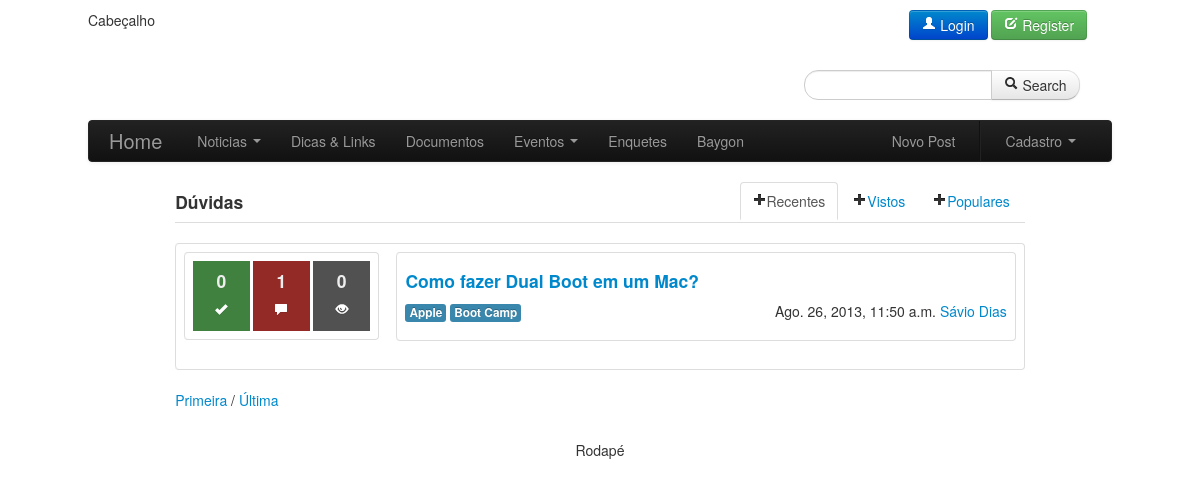
Page /baygon/ on the earlier database version.
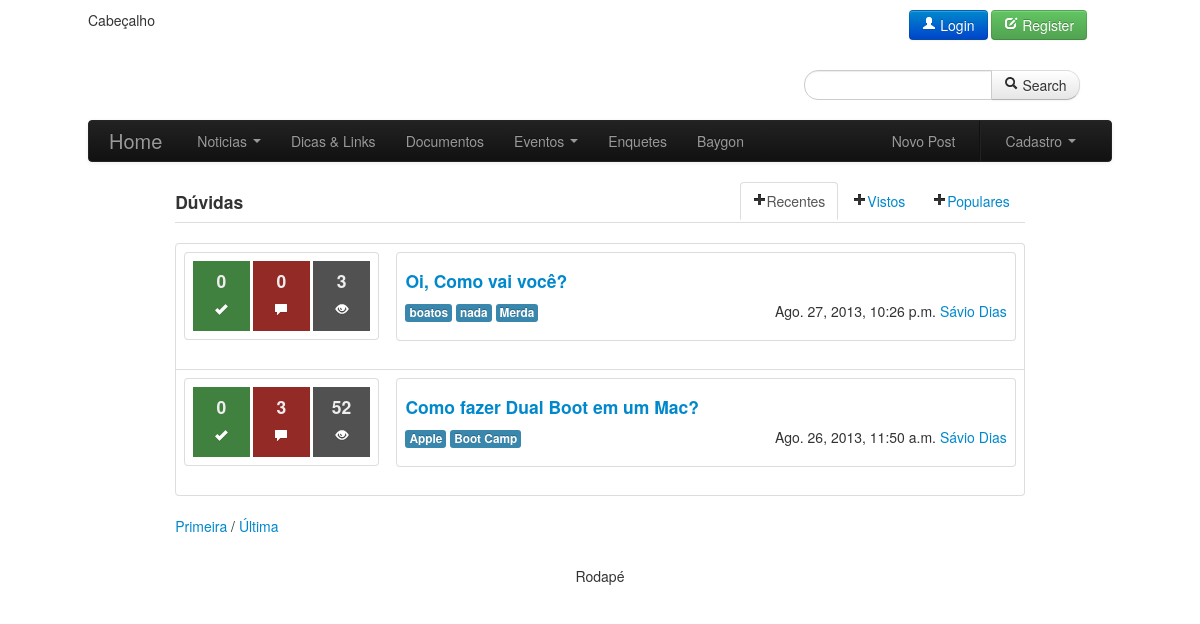
Same page on the later database version.
### baygon/models.py (models this page shows, shortened)
class Doubt(models.Model):
    asking = models.CharField(max_length=255, verbose_name=u'Pergunta/Dúvida')
    datepost = models.DateTimeField(auto_now_add=True)
    explanation = models.TextField(verbose_name=u'Explicação')
    code = models.TextField(null=True, default=None, blank=True, verbose_name=u'Código-Fonte')
    view = models.PositiveIntegerField(default=0, verbose_name=u'Visualizações')
    language = models.ForeignKey('Language', null=True, default=None, blank=True, verbose_name='Linguagem')
    keywords = models.ManyToManyField(Keyword, verbose_name='Palavras-Chave')
    academic = models.ForeignKey(Academic, verbose_name=u'Acadêmico')
    def get_answers(self):
        return Answer.objects.filter(doubt=self)
    def get_popularity(self):
        return Popularity.objects.filter(doubt=self)
    class Meta:
        verbose_name = 'Pergunta/Dúvida'
        verbose_name_plural = 'Perguntas/Dúvidas'

### content/models.py (models this page shows, shortened)
class Keyword(models.Model):
    name = models.CharField(max_length=45, verbose_name='Nome')
    class Meta:
        verbose_name = 'Palavra-chave'

class Academic(models.Model):
    enrollment = models.IntegerField(verbose_name=u'Matrícula')
    role = models.CharField(max_length=45, verbose_name=u'Função')
    picture = models.OneToOneField('Document', verbose_name=u'Imagem')
    user = models.OneToOneField(User, verbose_name=u'Usuário')
    def __unicode__(self):
        return '%s %s' % (self.user.first_name, self.user.last_name)
    class Meta:
        verbose_name = u'Acadêmico'

### baygon/views.py (the view)
def listDoubts(request):
    doubt_list = Doubt.objects.all().order_by('-datepost')
    most_viewed = Doubt.objects.all().order_by('-view')[:10]
    most_popular = Doubt.objects.all().order_by('-popularity')[:10]
    doubtsPaginator = Paginator(doubt_list, 10)
    page = request.GET.get('page')
    try:
        doubts = doubtsPaginator.page(page)
    except PageNotAnInteger:
        doubts = doubtsPaginator.page(1)
    except EmptyPage:
        doubts = doubtsPaginator.page(doubtsPaginator.num_pages)
    return render_to_response('baygon/doubts.html', {'doubts': doubts, 'most_viewed': most_viewed,
                              'most_popular': most_popular}, context_instance=RequestContext(request))

### baygon/templates/baygon/doubts.html (shortened to what the changed rows need)
{% extends "content/base.html" %}
{% block content %}
    <div class="row-fluid">
        <div class="span10 offset1">
            <div class="tab-content">
                <div class="tab-pane active" id="recent">
                    {% if doubts %}
                        <table class="table table-bordered" style="margin: 0px 0px 0px 0px;">
                            {% for doubt in doubts %}
                                <tr>
                                    <td>
                                        <div class="row-fluid">
                                            <div class="span3">
                                                <table class="table table-bordered">
                                                    <tr><td>
                                                        <div class="row-fluid">
                                                            <div class="span4" style="background-color: #408140; color: #eeeeee">
                                                                <h4 class="text-center">{{ doubt.get_popularity|length }}</h4>
                                                                <p class="text-center"><i class="icon-ok icon-white"></i></p>
                                                            </div>
                                                            <div class="span4" style="background-color: #942a25; color: #eeeeee">
                                                                <h4 class="text-center">{{ doubt.get_answers|length }}</h4>
                                                                <p class="text-center"><i class="icon-comment icon-white"></i></p>
                                                            </div>
                                                            <div class="span4" style="background-color: #515151; color: #eeeeee">
                                                                <h4 class="text-center">{{ doubt.view }}</h4>
                                                                <p class="text-center"><i class="icon-eye-open icon-white"></i></p>
                                                            </div>
                                                        </div>
                                                    </td></tr>
                                                </table>
                                            </div>
                                            <div class="span9">
                                                <table class="table table-bordered">
                                                    <tr><td>
                                                        <h4><a href="doubt/{{ doubt.pk }}">{{ doubt.asking }}</a></h4>
                                                        <p>
                                                            {% for keyword in doubt.keywords.all %}
                                                                <span class="label label-info">{{ keyword.name }}</span>
                                                            {% endfor %}
                                                            <span class="pull-right">{{ doubt.datepost }} <a href="#">{{ doubt.academic }}</a></span>
                                                        </p>
                                                    </td></tr>
                                                </table>
                                            </div>
                                        </div>
                                    </td>
                                </tr>
                            {% endfor %}
                        </table>
                    {% endif %}
                </div>
            </div>
        </div>
    </div>
{% endblock %}

Differences in the rows shown:
added Doubt: get_popularity|length "0", get_answers|length "0", view "3", asking "Oi, Como vai você?", datepost "Ago. 27, 2013, 10:26 p.m.", academic "Sávio Dias"
now on this page (row unchanged): Keyword: name "boatos", shown under "0"
now on this page (row unchanged): Keyword: name "nada", shown under "0"
now on this page (row unchanged): Keyword: name "Merda", shown under "0"
changed Doubt "Como fazer Dual Boot em um Mac?": get_answers|length "1" → "3"; view "0" → "52"
